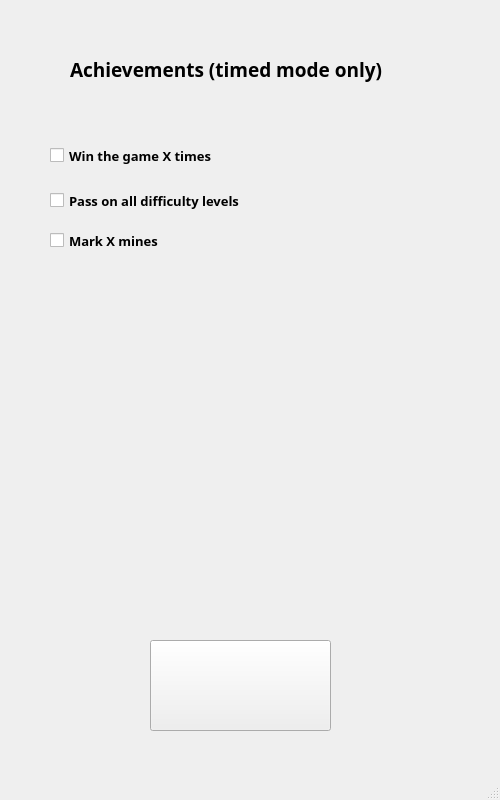
<?xml version="1.0" encoding="UTF-8"?>
<ui version="4.0">
 <class>MinesweeperSettings</class>
 <widget class="QMainWindow" name="MinesweeperSettings">
  <property name="geometry">
   <rect>
    <x>0</x>
    <y>0</y>
    <width>500</width>
    <height>800</height>
   </rect>
  </property>
  <property name="windowTitle">
   <string>Minesweeper</string>
  </property>
  <widget class="QWidget" name="centralwidget">
   <widget class="QLabel" name="label_game_difficulty">
    <property name="geometry">
     <rect>
      <x>70</x>
      <y>40</y>
      <width>361</width>
      <height>58</height>
     </rect>
    </property>
    <property name="font">
     <font>
      <family>Arial Black</family>
      <pointsize>14</pointsize>
      <weight>75</weight>
      <bold>true</bold>
     </font>
    </property>
    <property name="autoFillBackground">
     <bool>false</bool>
    </property>
    <property name="text">
     <string>Achievements (timed mode only)</string>
    </property>
   </widget>
   <widget class="QCheckBox" name="count_wins_checkbox">
    <property name="geometry">
     <rect>
      <x>50</x>
      <y>140</y>
      <width>211</width>
      <height>31</height>
     </rect>
    </property>
    <property name="font">
     <font>
      <family>Arial Black</family>
      <pointsize>10</pointsize>
      <weight>75</weight>
      <bold>true</bold>
     </font>
    </property>
    <property name="autoFillBackground">
     <bool>false</bool>
    </property>
    <property name="text">
     <string>Win the game X times</string>
    </property>
    <property name="tristate">
     <bool>false</bool>
    </property>
   </widget>
   <widget class="QCheckBox" name="complete_all_levels_checkbox">
    <property name="geometry">
     <rect>
      <x>50</x>
      <y>190</y>
      <width>341</width>
      <height>21</height>
     </rect>
    </property>
    <property name="font">
     <font>
      <family>Arial Black</family>
      <pointsize>10</pointsize>
      <weight>75</weight>
      <bold>true</bold>
     </font>
    </property>
    <property name="text">
     <string>Pass on all difficulty levels</string>
    </property>
   </widget>
   <widget class="QCheckBox" name="count_marked_mines_checkbox">
    <property name="geometry">
     <rect>
      <x>50</x>
      <y>230</y>
      <width>271</width>
      <height>21</height>
     </rect>
    </property>
    <property name="font">
     <font>
      <family>Arial Black</family>
      <pointsize>10</pointsize>
      <weight>75</weight>
      <bold>true</bold>
     </font>
    </property>
    <property name="text">
     <string>Mark X mines</string>
    </property>
   </widget>
   <widget class="QPushButton" name="to_menu_button">
    <property name="geometry">
     <rect>
      <x>150</x>
      <y>640</y>
      <width>181</width>
      <height>91</height>
     </rect>
    </property>
    <property name="text">
     <string/>
    </property>
   </widget>
  </widget>
  <widget class="QMenuBar" name="menubar">
   <property name="geometry">
    <rect>
     <x>0</x>
     <y>0</y>
     <width>500</width>
     <height>21</height>
    </rect>
   </property>
  </widget>
  <widget class="QStatusBar" name="statusbar"/>
 </widget>
 <resources/>
 <connections/>
</ui>
